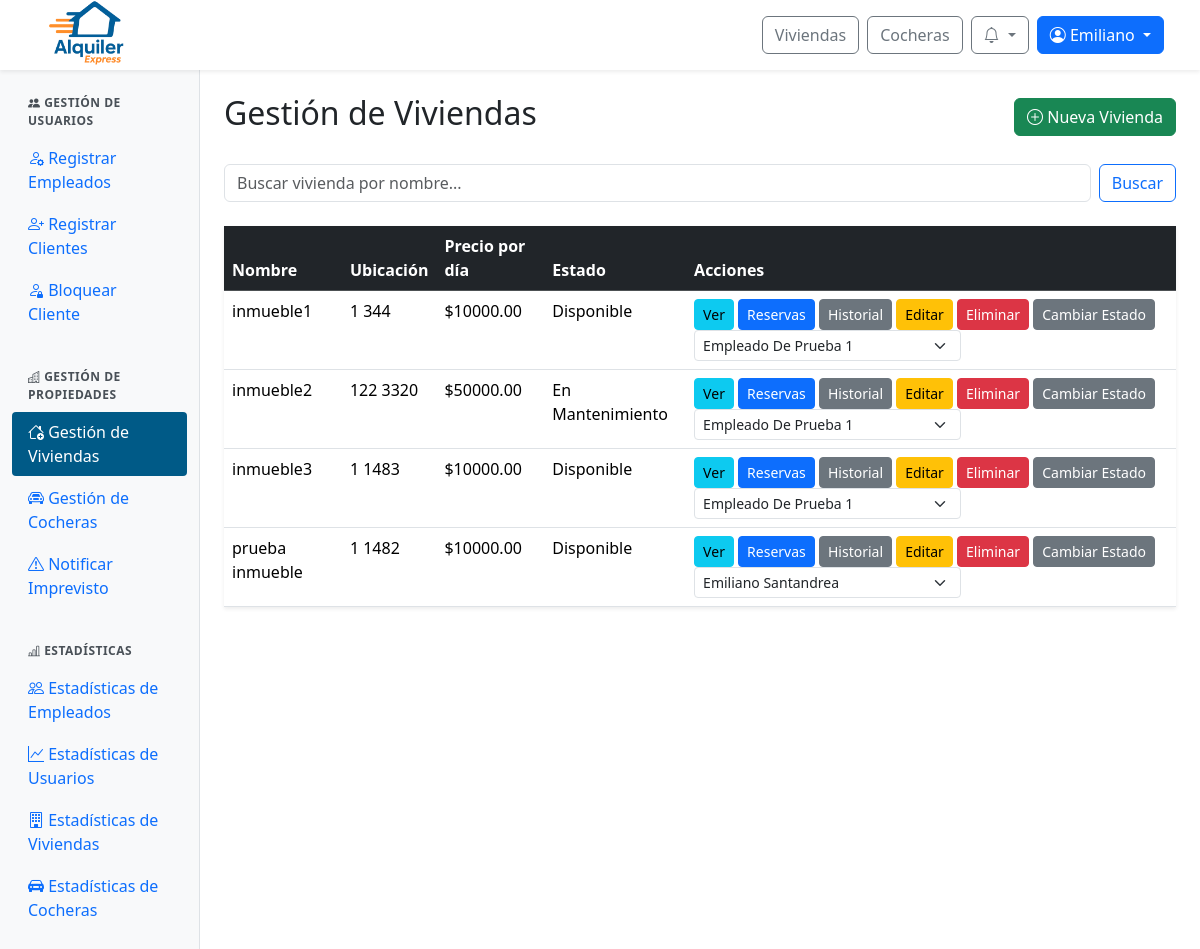
The page /panel/inmuebles/ (signed in) on the database its author committed.
### web/models.py (models this page shows, shortened)
class Inmueble(models.Model):
    id_inmueble = models.AutoField(primary_key=True)
    nombre = models.CharField(max_length=100, unique=True)
    direccion = models.TextField()
    provincia = models.ForeignKey(Provincia, on_delete=models.SET_NULL, null=True)
    ciudad = models.ForeignKey(Ciudad, on_delete=models.SET_NULL, null=True)
    descripcion = models.TextField()
    cantidad_banios = models.IntegerField()
    cantidad_ambientes = models.IntegerField()
    cantidad_camas = models.IntegerField()
    cantidad_huespedes = models.IntegerField()
    precio_por_dia = models.DecimalField(max_digits=10, decimal_places=2)
    politica_cancelacion = models.TextField()
    fecha_publicacion = models.DateField()
    cochera = models.ForeignKey(Cochera, null=True, blank=True, on_delete=models.SET_NULL)
    estado = models.ForeignKey(Estado, on_delete=models.SET_NULL, null=True)
    empleado = models.ForeignKey(Perfil, null=True, blank=True, on_delete=models.SET_NULL)
    minimo_dias_alquiler = models.PositiveIntegerField(default=1, verbose_name="Mínimo de días de alquiler")

class Estado(models.Model):
    id_estado = models.AutoField(primary_key=True)
    nombre = models.CharField(max_length=100)

class Perfil(models.Model):
    id_perfil = models.AutoField(primary_key=True)
    usuario = models.OneToOneField(User, on_delete=models.CASCADE)
    dni = models.CharField(max_length=20)
    fecha_nacimiento = models.DateField(null=True, blank=True)

### web/views/viewsAdminPropiedades.py (the view)
# urls.py: path('panel/inmuebles/', viewsAdminPropiedades.admin_inmuebles, name='admin_inmuebles'),
@login_required
@user_passes_test(is_admin_or_empleado)
def admin_inmuebles(request):
    query = request.GET.get('q', '').strip()
    inmuebles = Inmueble.objects.exclude(estado__nombre='Eliminado').order_by('nombre')
    if query:
        inmuebles = inmuebles.filter(
            Q(nombre__icontains=query) | Q(descripcion__icontains=query)
        )
    empleados = Perfil.objects.filter(usuario__groups__name="empleado")
    admins = Perfil.objects.filter(usuario__is_staff=True).distinct()
    fechas_max_ocupadas = {}
    for inmueble in inmuebles:
        reservas_activas = Reserva.objects.filter(
            inmueble=inmueble,
            estado__nombre__in=['Aprobada', 'Pagada', 'Confirmada'],
            fecha_inicio__gte=date.today()
        ).order_by('fecha_inicio')
        if reservas_activas.exists():
            fecha_bloqueo = reservas_activas.first().fecha_inicio - timedelta(days=1)
            fechas_max_ocupadas[inmueble.id_inmueble] = fecha_bloqueo.strftime('%Y-%m-%d')
        else:
            fechas_max_ocupadas[inmueble.id_inmueble] = None
    estados = list(Estado.objects.filter(nombre__in=["Disponible", "En Mantenimiento"]).values('id_estado', 'nombre'))
    id_disponible = next((e['id_estado'] for e in estados if e['nombre'] == "Disponible"), None)
    id_mantenimiento = next((e['id_estado'] for e in estados if e['nombre'] == "En Mantenimiento"), None)
    return render(request, 'admin/admin_inmuebles.html', {
        'inmuebles': inmuebles,
        'query': query,
        'empleados': empleados,
        'admins': admins,
        'estados': estados,
        'id_disponible': id_disponible,
        'id_mantenimiento': id_mantenimiento,
        'fechas_max_ocupadas': fechas_max_ocupadas,
    })

### web/authentication.py (called while the page is built)
    def get_user(self, user_id):
        try:
            return User.objects.get(pk=user_id)
        except User.DoesNotExist:
            return None

### web/context_processors.py (called while the page is built)
def notifications(request):
    if request.user.is_authenticated:
        try:
            return {
                'notificaciones': request.user.perfil.notificacion_set.order_by('-fecha_creacion')[:10],
                'notificaciones_no_leidas': request.user.perfil.notificacion_set.filter(leido=False).count()
            }
        except Exception:
            return {}
    return {}

def is_client_context(request):
    return {'is_client': is_client(request.user)}

### web/utils.py (called while the page is built)
def is_client(user):
    return user.is_authenticated and user.groups.filter(name="cliente").exists()

def is_admin_or_empleado(user):
    return user.is_authenticated and (user.is_staff or user.groups.filter(name="empleado").exists())

### web/templates/admin/admin_inmuebles.html (shortened to what this page needs)
{% extends 'admin/admin_base.html' %}
{% block admin_content %}
<div class="d-flex justify-content-between align-items-center mb-4">
    <h2>Gestión de Viviendas</h2>
    {% if user.is_staff %}
    <a href="{% url 'admin_inmuebles_alta' %}" class="btn btn-success">
        <i class="bi bi-plus-circle"></i> Nueva Vivienda
    </a>
    {% endif %}
    <link rel="stylesheet" href="https://cdn.jsdelivr.net/npm/flatpickr/dist/flatpickr.min.css">
</div>
<form class="d-flex mb-4" role="search" method="GET" action="{% url 'admin_inmuebles' %}">
    <input class="form-control me-2" type="search" placeholder="Buscar vivienda por nombre..." aria-label="Search" name="q" value="{{ query }}">
    <button class="btn btn-outline-primary" type="submit">Buscar</button>
</form>
<div class="shadow-sm">
  <div class="card-body">
    <table class="table table-hover">
      <thead class="table-dark">
        <tr>
          <th>Nombre</th>
          <th>Ubicación</th>
          <th>Precio por día</th>
          <th>Estado</th>
          <th>Acciones</th>
        </tr>
      </thead>
      <tbody>
        {% for inmueble in inmuebles %}
        <tr>
          <td>{{ inmueble.nombre }}</td>
          <td>{{ inmueble.direccion }}</td>
          <td>${{ inmueble.precio_por_dia|floatformat:2 }}</td>
          <td>{{ inmueble.estado.nombre }}</td>
          <td>
            <a href="{% url 'detalle_inmueble' inmueble.id_inmueble %}" class="btn btn-sm btn-info" title="Ver Detalles">Ver</a>
            <a href="{% url 'admin_inmuebles_reservas' inmueble.id_inmueble %}" class="btn btn-sm btn-primary" title="Ver Estado/Reservas">Reservas</a>
            <a href="{% url 'admin_inmuebles_historial' inmueble.id_inmueble %}" class="btn btn-sm btn-secondary" title="Ver Historial">Historial</a>
            {% if user.is_staff %}
              <a href="{% url 'admin_inmuebles_editar' inmueble.id_inmueble %}" class="btn btn-sm btn-warning" title="Editar">Editar</a>
              <a href="#" class="btn btn-sm btn-danger eliminar-inmueble" data-id="{{ inmueble.id_inmueble }}" title="Eliminar">Eliminar</a>
              <button type="button"
                      class="btn btn-sm btn-secondary cambiar-estado-btn"
                      data-inmueble="{{ inmueble.id_inmueble }}"
                      data-estado-actual="{{ inmueble.estado.nombre }}"
                      data-nombre="{{ inmueble.nombre }}">
                Cambiar Estado
              </button>
              <form method="post" action="{% url 'cambiar_empleado_inmueble' inmueble.id_inmueble %}" style="display:inline;">
                <select name="empleado" class="form-select form-select-sm d-inline w-auto align-middle" onchange="this.form.submit()">
                  {% for empleado in empleados %}
                    <option value="{{ empleado.usuario.id }}" {% if inmueble.empleado and inmueble.empleado.usuario.id == empleado.usuario.id %}selected{% endif %}>
                      {{ empleado.usuario.get_full_name }}
                    </option>
                  {% endfor %}
                  {% for admin in admins %}
                    <option value="{{ admin.usuario.id }}" style="color: #F26A1B;" {% if inmueble.empleado and inmueble.empleado.usuario.id == admin.usuario.id %}selected{% endif %}>
                      {{ admin.usuario.get_full_name }}
                    </option>
                  {% endfor %}
                </select>
              </form>
            {% endif %}
          </td>
        </tr>
        {% empty %}
        <tr>
          <td colspan="5">No se encontraron viviendas.</td>
        </tr>
        {% endfor %}
      </tbody>
    </table>
  </div>
</div>
{% endblock %}

### web/templates/base/base.html (shortened to what this page needs)
{% load static %}
{% load user_groups %}
<!DOCTYPE html>
<html lang="es">
<head>
  <link rel="stylesheet" href="{% static 'css/normalize.css' %}">
  <link href="https://cdn.jsdelivr.net/npm/bootstrap@5.3.3/dist/css/bootstrap.min.css" rel="stylesheet">
  <link href="https://cdn.jsdelivr.net/npm/bootstrap-icons@1.10.5/font/bootstrap-icons.css" rel="stylesheet">
  <link rel="stylesheet" href="https://cdn.jsdelivr.net/npm/sweetalert2@11/dist/sweetalert2.min.css">
  <link rel="stylesheet" href="{% static 'css/global.css' %}">
  <link rel="stylesheet" href="{% static 'css/notification.css' %}">
  {% block extra_css %}{% endblock %}
</head>
<body>
  <nav class="navbar navbar-expand-lg navbar-light bg-white fixed-top shadow-sm px-4">
    <div class="navbar__container container-fluid d-flex align-items-center justify-content-between">
      <div class="d-flex align-items-center me-3">
        <a href="{% url 'index' %}">
          <img src="{% static 'img/logo-alquiler-express-3.png' %}" alt="Logo Alquiler Express" class="navbar__icon">
        </a>
      </div>
      <div class="navbar__buttons d-flex align-items-center ms-3">
        <a href="{% url 'buscar_inmuebles' %}" class="btn btn-outline-secondary me-2">Viviendas</a>
        <a href="{% url 'buscar_cocheras' %}" class="btn btn-outline-secondary me-2">Cocheras</a>
        {% if user.is_authenticated %}
          <div class="dropdown me-2">
            <button class="btn btn-outline-secondary position-relative dropdown-toggle"
                    type="button"
                    id="notificacionesDropdown"
                    data-bs-toggle="dropdown"
                    aria-expanded="false"
                    onclick="marcarTodasLeidas('{% url 'marcar_todas_leidas' %}', '{{ csrf_token }}')">
              <i class="bi bi-bell"></i>
            </button>
          </div>
          <div class="dropdown">
            <button class="btn btn-primary dropdown-toggle" type="button" id="userOptionsDropdown" data-bs-toggle="dropdown" aria-expanded="false">
              <i class="bi bi-person-circle"></i> {{ user.first_name|default:user.username }}
            </button>
          </div>
        {% else %}
          <a href="{% url 'login' %}" class="btn btn-outline-secondary me-2">Iniciar sesión</a>
          <a href="{% url 'register' %}" class="btn btn-primary">Registrarse</a>
        {% endif %}
      </div>
    </div>
  </nav>
  {% block content %}{% endblock content %}
</body>
</html>

### web/static/css/global.css (style rules this page uses)
:root { --color-azul-alquiler: #005A87; --color-azul-hover: #004466; --color-azul-active: #003347; --color-azul-focus-shadow: rgba(0, 90, 135, 0.25); --color-naranja-alquiler: #F26A1B; --color-naranja-hover: #d85b17; --color-naranja-active: #b84e14; --color-naranja-focus-shadow: rgba(242, 106, 27, 0.25); }
.navbar { height: 70px; }
.navbar__container { height: 70px; }
.navbar__icon { height: 72px; }

### web/static/css/admin.css (style rules this page uses)
:root { --color-azul-alquiler: #005A87; --color-naranja-alquiler: #F26A1B; --color-azul-hover: #004466; --color-naranja-hover: #d85b17; }

### rows shown on the page
Inmueble: nombre "inmueble1", direccion "1 344", precio_por_dia "10000.00", estado.nombre "Disponible", empleado "Empleado De Prueba 1"
Inmueble: nombre "inmueble2", direccion "122 3320", precio_por_dia "50000.00", estado.nombre "En Mantenimiento", empleado "Empleado De Prueba 1"
Inmueble: nombre "inmueble3", direccion "1 1483", precio_por_dia "10000.00", estado.nombre "Disponible", empleado "Empleado De Prueba 1"
Inmueble: nombre "prueba inmueble", direccion "1 1482", precio_por_dia "10000.00", estado.nombre "Disponible", empleado "Emiliano Santandrea"

### other values the page prints
{{ user.first_name|default:user.username }} "Emiliano"
